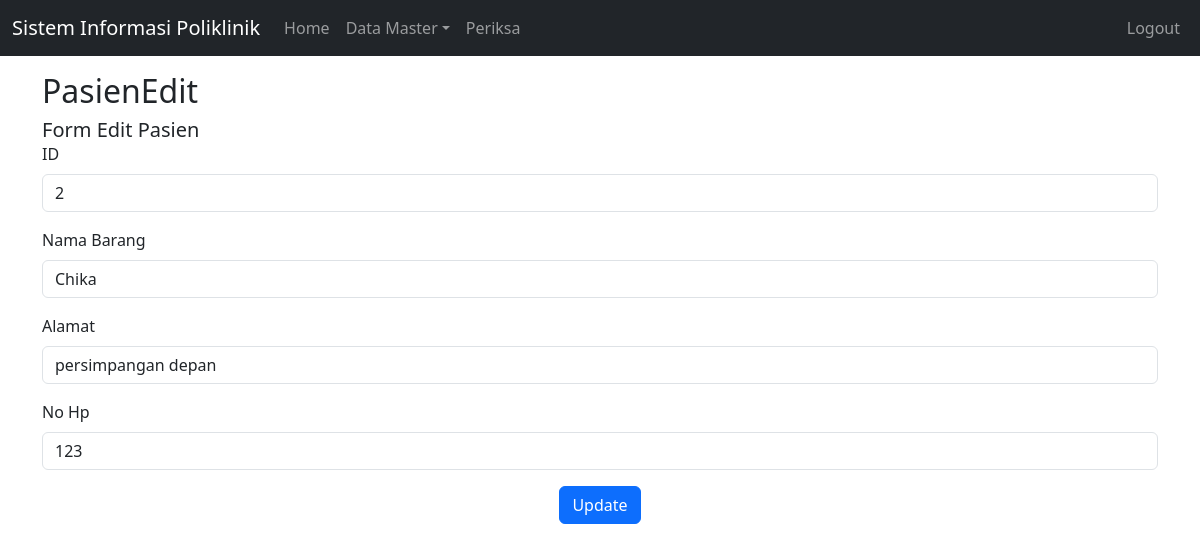
Page /index.php?page=pasienEdit&id=2 (signed in) on the committed database.
### tables this page shows
CREATE TABLE `pasien` (
  `id` int(11) NOT NULL,
  `nama` varchar(255) NOT NULL,
  `alamat` varchar(255) NOT NULL,
  `no_hp` varchar(50) NOT NULL
);

### pasienEdit.php (the view)
<?php
    include 'koneksi.php';
    $id=$_GET['id'];
    $sql="select * from pasien where id='$id'";
    $hasil=$conn->query($sql);
    while($row=$hasil->fetch_assoc()){
        $nama=$row['nama'];
        $alamat=$row['alamat'];
        $noHp=$row['no_hp'];
    }
?>
<h5 class="card-title">Form Edit Pasien</h5>
<form action="pasienUpdate.php" class="row g-3" method="post" enctype="multipart/form-data">
    <div class="col-12">
        <label for="id" class="form-label">ID</label>
        <input type="text" class="form-control" id="id" name="id" value="<?=$id;?>" readonly>
    </div>
    <div class="col-12">
        <label for="tnama" class="form-label">Nama Barang</label>
        <input type="text" class="form-control" id="tnama" name="newNama" value="<?=$nama;?>">
    </div>
    <div class="col-12">
        <label for="talamat" class="form-label">Alamat</label>
        <input type="text" class="form-control" id="talamat" name="newAlamat" value="<?=$alamat;?>">
    </div>
    <div class="col-12">
        <label for="tHp" class="form-label">No Hp</label>
        <input type="text" class="form-control" id="tHp" name="newHp" value="<?=$noHp;?>">
    </div>
    <div class="text-center">
        <button type="submit" class="btn btn-primary" value="Update">Update</button>
    </div>
</form>

### rows in the picture
pasien: newNama "Chika", newAlamat "persimpangan depan", newHp "123"

### other values in the picture
$_GET['page'] "PasienEdit"
